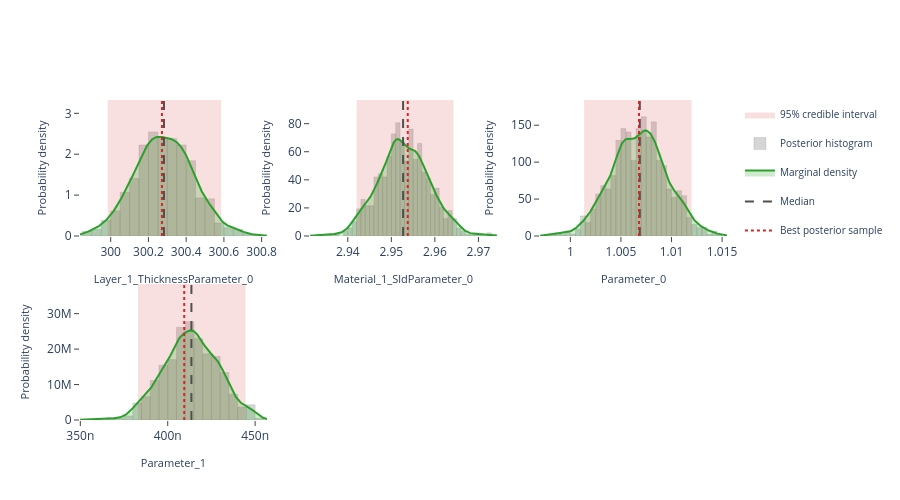

The notebook cell saved with this chart:
### Markdown cell above
## Interactive posterior plots

The next three cells render the same Plotly figures that are shown on the
Bayesian Posterior tab of the EasyReflectometryApp:

* **Marginals** — per-parameter distribution: histogram + smooth KDE marginal,
  shaded 95% credible interval, and median / best-sample lines
  (`plot_distribution` or `posterior.distribution()`)
* **Corner plot** — pairwise marginals + 2-D contours + scatter (`plot_corner`)
* **Traces** — per-chain trace + marginal histogram (`plot_trace`)

The standalone helpers are called with ``return_figure=True`` so they return a
Plotly ``Figure`` that we render in the notebook with ``fig.show()``; the
``PosteriorResults`` methods return the figure directly.

### Code cell
# ---- Marginal posterior distributions ---------------------------------------
# One panel per free parameter, each overlaying the posterior histogram, a
# smooth Gaussian-KDE marginal, the shaded 95% credible interval, and the
# median / best-sample reference lines.  Mirrors the "Marginals" sub-tab in
# the EasyReflectometryApp.

# The PosteriorResults method passes ``logp`` through automatically so the
# best posterior sample (MAP) line is drawn:
fig = posterior.distribution()
fig.show()

# Standalone equivalent (pass ``logp`` to get the best-sample line):
# fig = plot_distribution(
#     posterior.draws,
#     posterior.param_names,
#     logp=posterior.logp,
#     return_figure=True,
# )
# fig.show()

### Figure 1 — Plotly figure (JSON) as saved in the notebook; plotly's stock layout.template omitted (floating-point values rounded to 4 significant figures; data arrays with more than 128 entries replaced by an {"elided": "..."} marker saying what was removed)
{"data": [{"fill": "toself", "fillcolor": "rgba(214, 39, 40, 0.14)", "hoverinfo": "skip", "legendgroup": "95% credible interval", "line": {"color": "rgba(214, 39, 40, 0.14)", "width": 0}, "mode": "lines", "name": "95% credible interval", "showlegend": true, "type": "scatter", "x": [300.0, 300.6, 300.6, 300.0, 300.0], "xaxis": "x", "y": [0.0, 0.0, 3.325, 3.325, 0.0], "yaxis": "y"}, {"histnorm": "probability density", "hovertemplate": "sample=%{x:.4f}<br>density: %{y:.2f}<extra></extra>", "legendgroup": "histogram", "marker": {"color": "rgba(120, 120, 120, 0.38)", "line": {"color": "rgba(120, 120, 120, 0.24)", "width": 1}}, "name": "Posterior histogram", "nbinsx": 40, "opacity": 0.82, "showlegend": true, "type": "histogram", "x": {"elided": "880 float values"}, "xaxis": "x", "yaxis": "y"}, {"fill": "tozeroy", "fillcolor": "rgba(44, 160, 44, 0.22)", "hovertemplate": "Layer_1_ThicknessParameter_0: %{x:.4f}<br>density: %{y:.4f}<extra></extra>", "legendgroup": "marginal", "line": {"color": "rgb(44, 160, 44)", "width": 2}, "mode": "lines", "name": "Marginal density", "showlegend": true, "type": "scatter", "x": {"elided": "256 float values"}, "xaxis": "x", "y": {"elided": "256 float values"}, "yaxis": "y"}, {"hovertemplate": "Median: %{x:.4f}<extra></extra>", "legendgroup": "Median", "line": {"color": "rgb(80, 80, 80)", "dash": "dash", "width": 2}, "mode": "lines", "name": "Median", "showlegend": true, "type": "scatter", "x": [300.3, 300.3], "xaxis": "x", "y": [0.0, 3.325], "yaxis": "y"}, {"hovertemplate": "Best posterior sample: %{x:.4f}<extra></extra>", "legendgroup": "Best posterior sample", "line": {"color": "rgb(214, 39, 40)", "dash": "dot", "width": 2}, "mode": "lines", "name": "Best posterior sample", "showlegend": true, "type": "scatter", "x": [300.3, 300.3], "xaxis": "x", "y": [0.0, 3.325], "yaxis": "y"}, {"fill": "toself", "fillcolor": "rgba(214, 39, 40, 0.14)", "hoverinfo": "skip", "legendgroup": "95% credible interval", "line": {"color": "rgba(214, 39, 40, 0.14)", "width": 0}, "mode": "lines", "name": "95% credible interval", "showlegend": false, "type": "scatter", "x": [2.942, 2.964, 2.964, 2.942, 2.942], "xaxis": "x2", "y": [0.0, 0.0, 96.85, 96.85, 0.0], "yaxis": "y2"}, {"histnorm": "probability density", "hovertemplate": "sample=%{x:.4f}<br>density: %{y:.2f}<extra></extra>", "legendgroup": "histogram", "marker": {"color": "rgba(120, 120, 120, 0.38)", "line": {"color": "rgba(120, 120, 120, 0.24)", "width": 1}}, "name": "Posterior histogram", "nbinsx": 40, "opacity": 0.82, "showlegend": false, "type": "histogram", "x": {"elided": "880 float values"}, "xaxis": "x2", "yaxis": "y2"}, {"fill": "tozeroy", "fillcolor": "rgba(44, 160, 44, 0.22)", "hovertemplate": "Material_1_SldParameter_0: %{x:.4f}<br>density: %{y:.4f}<extra></extra>", "legendgroup": "marginal", "line": {"color": "rgb(44, 160, 44)", "width": 2}, "mode": "lines", "name": "Marginal density", "showlegend": false, "type": "scatter", "x": {"elided": "256 float values"}, "xaxis": "x2", "y": {"elided": "256 float values"}, "yaxis": "y2"}, {"hovertemplate": "Median: %{x:.4f}<extra></extra>", "legendgroup": "Median", "line": {"color": "rgb(80, 80, 80)", "dash": "dash", "width": 2}, "mode": "lines", "name": "Median", "showlegend": false, "type": "scatter", "x": [2.953, 2.953], "xaxis": "x2", "y": [0.0, 96.85], "yaxis": "y2"}, {"hovertemplate": "Best posterior sample: %{x:.4f}<extra></extra>", "legendgroup": "Best posterior sample", "line": {"color": "rgb(214, 39, 40)", "dash": "dot", "width": 2}, "mode": "lines", "name": "Best posterior sample", "showlegend": false, "type": "scatter", "x": [2.954, 2.954], "xaxis": "x2", "y": [0.0, 96.85], "yaxis": "y2"}, {"fill": "toself", "fillcolor": "rgba(214, 39, 40, 0.14)", "hoverinfo": "skip", "legendgroup": "95% credible interval", "line": {"color": "rgba(214, 39, 40, 0.14)", "width": 0}, "mode": "lines", "name": "95% credible interval", "showlegend": false, "type": "scatter", "x": [1.001, 1.012, 1.012, 1.001, 1.001], "xaxis": "x3", "y": [0.0, 0.0, 184.2, 184.2, 0.0], "yaxis": "y3"}, {"histnorm": "probability density", "hovertemplate": "sample=%{x:.4f}<br>density: %{y:.2f}<extra></extra>", "legendgroup": "histogram", "marker": {"color": "rgba(120, 120, 120, 0.38)", "line": {"color": "rgba(120, 120, 120, 0.24)", "width": 1}}, "name": "Posterior histogram", "nbinsx": 40, "opacity": 0.82, "showlegend": false, "type": "histogram", "x": {"elided": "880 float values"}, "xaxis": "x3", "yaxis": "y3"}, {"fill": "tozeroy", "fillcolor": "rgba(44, 160, 44, 0.22)", "hovertemplate": "Parameter_0: %{x:.4f}<br>density: %{y:.4f}<extra></extra>", "legendgroup": "marginal", "line": {"color": "rgb(44, 160, 44)", "width": 2}, "mode": "lines", "name": "Marginal density", "showlegend": false, "type": "scatter", "x": {"elided": "256 float values"}, "xaxis": "x3", "y": {"elided": "256 float values"}, "yaxis": "y3"}, {"hovertemplate": "Median: %{x:.4f}<extra></extra>", "legendgroup": "Median", "line": {"color": "rgb(80, 80, 80)", "dash": "dash", "width": 2}, "mode": "lines", "name": "Median", "showlegend": false, "type": "scatter", "x": [1.007, 1.007], "xaxis": "x3", "y": [0.0, 184.2], "yaxis": "y3"}, {"hovertemplate": "Best posterior sample: %{x:.4f}<extra></extra>", "legendgroup": "Best posterior sample", "line": {"color": "rgb(214, 39, 40)", "dash": "dot", "width": 2}, "mode": "lines", "name": "Best posterior sample", "showlegend": false, "type": "scatter", "x": [1.007, 1.007], "xaxis": "x3", "y": [0.0, 184.2], "yaxis": "y3"}, {"fill": "toself", "fillcolor": "rgba(214, 39, 40, 0.14)", "hoverinfo": "skip", "legendgroup": "95% credible interval", "line": {"color": "rgba(214, 39, 40, 0.14)", "width": 0}, "mode": "lines", "name": "95% credible interval", "showlegend": false, "type": "scatter", "x": [3.83e-07, 4.446e-07, 4.446e-07, 3.83e-07, 3.83e-07], "xaxis": "x4", "y": [0.0, 0.0, 38370000.0, 38370000.0, 0.0], "yaxis": "y4"}, {"histnorm": "probability density", "hovertemplate": "sample=%{x:.4f}<br>density: %{y:.2f}<extra></extra>", "legendgroup": "histogram", "marker": {"color": "rgba(120, 120, 120, 0.38)", "line": {"color": "rgba(120, 120, 120, 0.24)", "width": 1}}, "name": "Posterior histogram", "nbinsx": 40, "opacity": 0.82, "showlegend": false, "type": "histogram", "x": {"elided": "880 float values"}, "xaxis": "x4", "yaxis": "y4"}, {"fill": "tozeroy", "fillcolor": "rgba(44, 160, 44, 0.22)", "hovertemplate": "Parameter_1: %{x:.4f}<br>density: %{y:.4f}<extra></extra>", "legendgroup": "marginal", "line": {"color": "rgb(44, 160, 44)", "width": 2}, "mode": "lines", "name": "Marginal density", "showlegend": false, "type": "scatter", "x": {"elided": "256 float values"}, "xaxis": "x4", "y": {"elided": "256 float values"}, "yaxis": "y4"}, {"hovertemplate": "Median: %{x:.4f}<extra></extra>", "legendgroup": "Median", "line": {"color": "rgb(80, 80, 80)", "dash": "dash", "width": 2}, "mode": "lines", "name": "Median", "showlegend": false, "type": "scatter", "x": [4.136e-07, 4.136e-07], "xaxis": "x4", "y": [0.0, 38370000.0], "yaxis": "y4"}, {"hovertemplate": "Best posterior sample: %{x:.4f}<extra></extra>", "legendgroup": "Best posterior sample", "line": {"color": "rgb(214, 39, 40)", "dash": "dot", "width": 2}, "mode": "lines", "name": "Best posterior sample", "showlegend": false, "type": "scatter", "x": [4.094e-07, 4.094e-07], "xaxis": "x4", "y": [0.0, 38370000.0], "yaxis": "y4"}], "layout": {"barmode": "overlay", "height": 500, "legend": {"font": {"size": 10}}, "plot_bgcolor": "white", "showlegend": true, "xaxis": {"anchor": "y", "domain": [0.0, 0.2889], "range": [299.8, 300.8], "showgrid": false, "ticks": "outside", "title": {"font": {"size": 11}, "text": "Layer_1_ThicknessParameter_0"}, "zeroline": false}, "xaxis2": {"anchor": "y2", "domain": [0.3556, 0.6444], "range": [2.931, 2.974], "showgrid": false, "ticks": "outside", "title": {"font": {"size": 11}, "text": "Material_1_SldParameter_0"}, "zeroline": false}, "xaxis3": {"anchor": "y3", "domain": [0.7111, 1.0], "range": [0.997, 1.015], "showgrid": false, "ticks": "outside", "title": {"font": {"size": 11}, "text": "Parameter_0"}, "zeroline": false}, "xaxis4": {"anchor": "y4", "domain": [0.0, 0.2889], "range": [3.498e-07, 4.568e-07], "showgrid": false, "ticks": "outside", "title": {"font": {"size": 11}, "text": "Parameter_1"}, "zeroline": false}, "xaxis5": {"anchor": "y5", "domain": [0.3556, 0.6444], "showgrid": false, "ticks": "outside", "zeroline": false}, "xaxis6": {"anchor": "y6", "domain": [0.7111, 1.0], "showgrid": false, "ticks": "outside", "zeroline": false}, "yaxis": {"anchor": "x", "domain": [0.575, 1.0], "range": [0.0, 3.325], "showgrid": false, "ticks": "outside", "title": {"font": {"size": 11}, "text": "Probability density"}, "zeroline": false}, "yaxis2": {"anchor": "x2", "domain": [0.575, 1.0], "range": [0.0, 96.85], "showgrid": false, "ticks": "outside", "title": {"font": {"size": 11}, "text": "Probability density"}, "zeroline": false}, "yaxis3": {"anchor": "x3", "domain": [0.575, 1.0], "range": [0.0, 184.2], "showgrid": false, "ticks": "outside", "title": {"font": {"size": 11}, "text": "Probability density"}, "zeroline": false}, "yaxis4": {"anchor": "x4", "domain": [0.0, 0.425], "range": [0.0, 38370000.0], "showgrid": false, "ticks": "outside", "title": {"font": {"size": 11}, "text": "Probability density"}, "zeroline": false}, "yaxis5": {"anchor": "x5", "domain": [0.0, 0.425], "showgrid": false, "ticks": "outside", "zeroline": false}, "yaxis6": {"anchor": "x6", "domain": [0.0, 0.425], "showgrid": false, "ticks": "outside", "zeroline": false}}}
